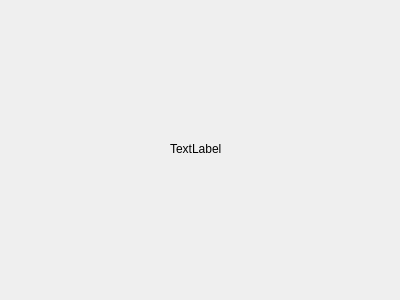
<?xml version="1.0" encoding="UTF-8"?>
<ui version="4.0">
 <class>OutputForm</class>
 <widget class="QWidget" name="OutputForm">
  <property name="geometry">
   <rect>
    <x>0</x>
    <y>0</y>
    <width>400</width>
    <height>300</height>
   </rect>
  </property>
  <property name="windowTitle">
   <string>Form</string>
  </property>
  <widget class="QLabel" name="label">
   <property name="geometry">
    <rect>
     <x>170</x>
     <y>140</y>
     <width>67</width>
     <height>17</height>
    </rect>
   </property>
   <property name="text">
    <string>TextLabel</string>
   </property>
  </widget>
 </widget>
 <resources/>
 <connections/>
</ui>
